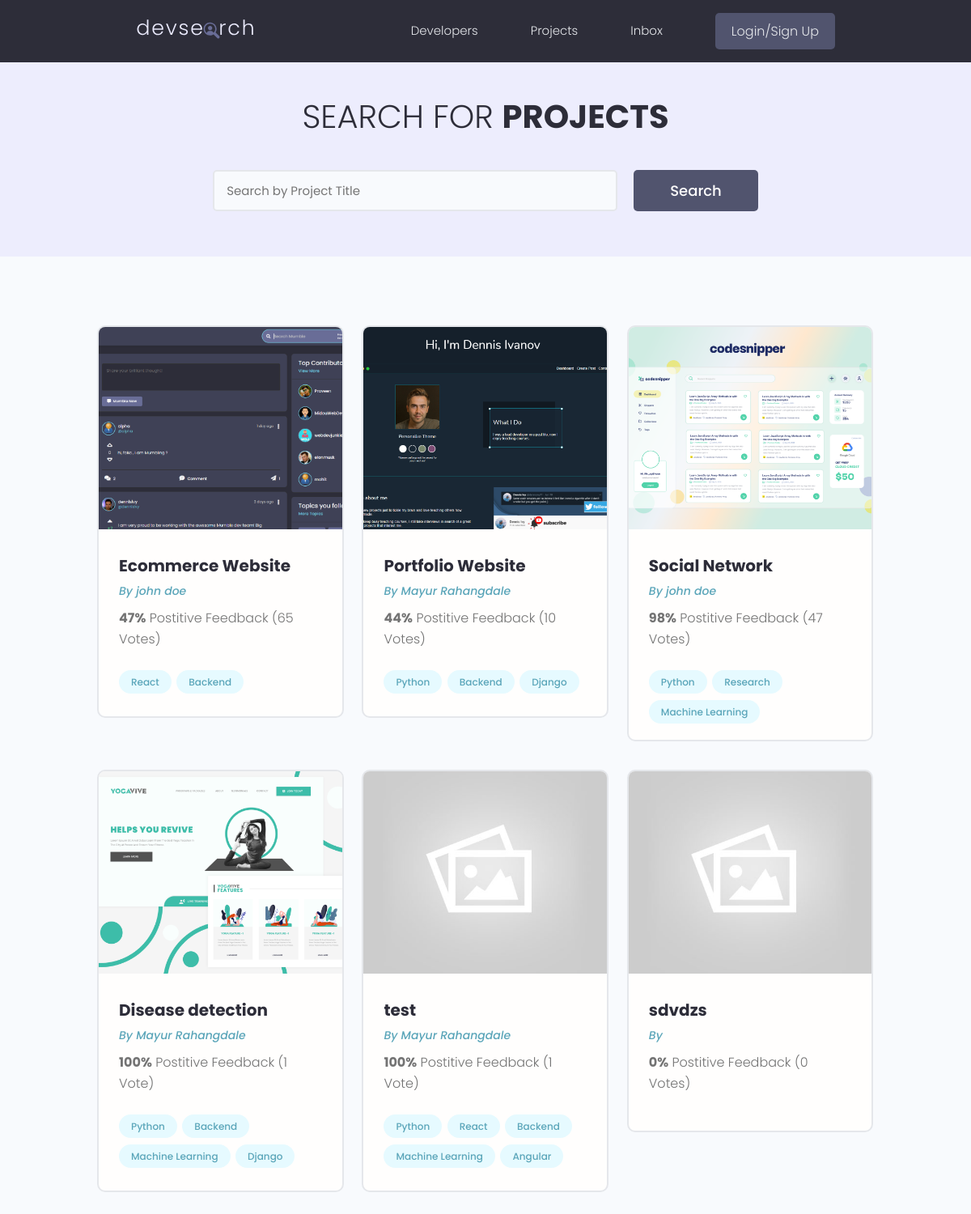
The page /projects/ on the database as committed earlier.
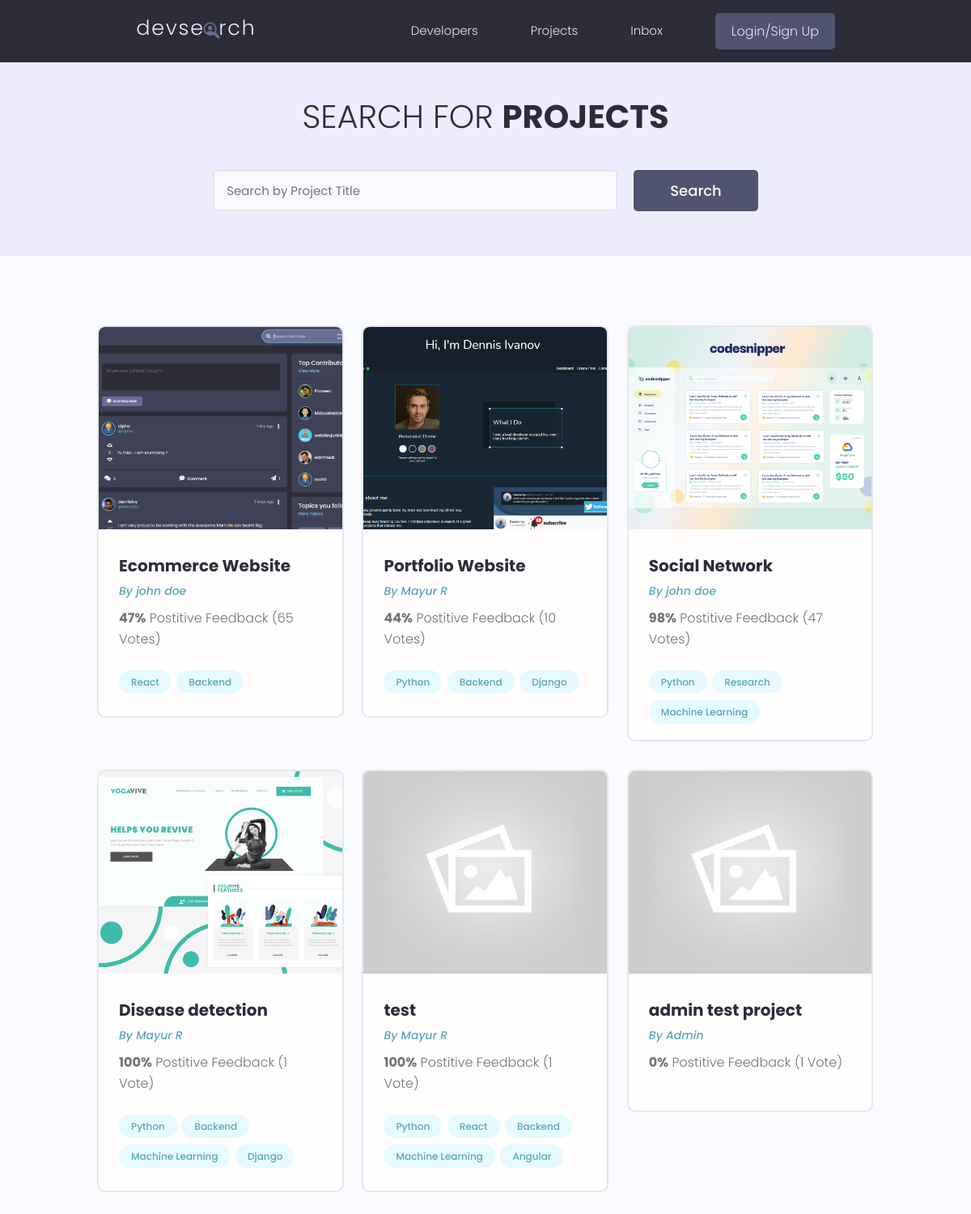
The same page on the database as committed later.
### projects/models.py (models this page shows, shortened)
class Project(models.Model):
    owner=models.ForeignKey(Profile,null=True, blank=True,on_delete=models.SET_NULL)
    title=models.CharField(max_length=200)
    description=models.TextField(null=True,blank=True)
    featured_image=models.ImageField(null=True,blank=True,default='default.jpeg')
    demo_link=models.CharField(max_length=2000,null=True,blank=True)
    source_link=models.CharField(max_length=2000,null=True,blank=True)
    tags=models.ManyToManyField('Tag',blank=True)
    vote_total=models.IntegerField(default=0, null=True,blank=True)
    vote_ratio=models.IntegerField(default=0, null=True,blank=True)
    created=models.DateTimeField(auto_now_add=True)
    id=models.UUIDField(default=uuid.uuid4,unique=True,primary_key=True,editable=False)

class Tag(models.Model):
    name=models.CharField(max_length=200)
    created=models.DateTimeField(auto_now_add=True)
    id=models.UUIDField(default=uuid.uuid4,unique=True,primary_key=True,editable=False)
    def __str__(self):
        return self.name

### users/models.py (models this page shows, shortened)
class Profile(models.Model):
    user=models.OneToOneField(User, on_delete=models.CASCADE, null=True,blank=True)
    name=models.CharField(max_length=200,null=True,blank=True)
    email=models.EmailField(max_length=500,null=True,blank=True)
    username=models.CharField(max_length=200,null=True,blank=True)
    location=models.CharField(max_length=200,null=True,blank=True)
    short_intro=models.CharField(max_length=200,null=True,blank=True)
    bio=models.TextField(null=True,blank=True)
    profile_image=models.ImageField(null=True,blank=True,default="profiles/user-default.png", upload_to='profiles/')
    social_github=models.CharField(max_length=200,null=True,blank=True)
    social_twitter=models.CharField(max_length=200,null=True,blank=True)
    social_linkedin=models.CharField(max_length=200,null=True,blank=True)
    social_youtube=models.CharField(max_length=200,null=True,blank=True)
    social_website=models.CharField(max_length=200,null=True,blank=True)
    created=models.DateTimeField(auto_now_add=True)
    id=models.UUIDField(default=uuid.uuid4,unique=True,primary_key=True,editable=False)

### projects/views.py (the view)
# urls.py: path('projects/',include('projects.urls')),
def projects(request):
    projects=Project.objects.all()
    context={'projects':projects}
    return render(request,'projects/projects.html',context)

### projects/templates/projects/projects.html (shortened to what this page needs)
{%extends 'main.html'%}
{% block content%}
<main class="projects">
    <section class="hero-section text-center">
      <div class="container container--narrow">
        <div class="hero-section__box">
          <h2>Search for <span>Projects</span></h2>
        </div>
        <div class="hero-section__search">
          <form class="form" action="#" method="get">
            <div class="form__field">
              <input class="input input--text" id="formInput#search" type="text" name="text"
                placeholder="Search by Project Title" />
            </div>
            <input class="btn btn--sub btn--lg" type="submit" value="Search" />
          </form>
        </div>
      </div>
    </section>
    <section class="projectsList">
      <div class="container">
        <div class="grid grid--three">
          {%for project in projects%}
          <div class="column">
            <div class="card project">
              <a href="{% url 'project' project.id %}" class="project">
                <img class="project__thumbnail" src="{{project.featured_image.url}}" alt="project thumbnail" />
                <div class="card__body">
                  <h3 class="project__title">{{project.title}}</h3>
                  <p><a class="project__author" href="{% url 'user-profile' project.owner.id %}">By {{project.owner.name}}</a></p>
                  <p class="project--rating">
                    <span style="font-weight: bold;">{{project.vote_ratio}}%</span> Postitive
                    Feedback ({{project.vote_total}} Vote{{project.vote_total|pluralize:"s"}})
                  </p>
                  <div class="project__tags">
                  {% for tag in project.tags.all %}
                    <span class="tag tag--pill tag--main">
                      <small>{{tag}}</small>
                    </span>
                    {% endfor %}
                  </div>
                </div>
              </a>
            </div>
          </div>
          {% endfor %}
        </div>
      </div>
    </section>
  </main>
{%endblock content%}

### templates/main.html (shortened to what this page needs)
<!DOCTYPE html>
{% load static%}
<html>
<head>
    <link rel="stylesheet" href="{% static 'uikit/styles/uikit.css' %}" />
    <link rel="stylesheet" href="{% static 'styles/app.css' %}" />
    <link rel='stylesheet' type='text/css' media='screen' href='{% static "styles/main.css"%}'>
</head>
<body>
    {%include 'navbar.html'%}
    {% block content%}{%endblock content%}
</body>
</html>

### templates/navbar.html (shortened to what this page needs)
{% load static %}
<header class="header">
    <div class="container container--narrow">
      <a href="{% url 'profiles' %}" class="header__logo">
        <img src="{% static 'images/logo.svg' %}" alt="DevSearch Logo" />
      </a>
      <nav class="header__nav">
        <ul class="header__menu">
          <li class="header__menuItem"><a href="{% url 'profiles' %}">Developers</a></li>
          <li class="header__menuItem"><a href="{% url 'projects' %}">Projects</a></li>
          <li class="header__menuItem"><a href="">Inbox</a></li>
          {% if request.user.is_authenticated %}
          <li class="header__menuItem"><a href="{% url 'account' %}">Account</a></li>
          <li class="header__menuItem"><a href="{% url 'logout' %}" class="btn btn--sub">Logout</a></li>
          {% else %}
          <li class="header__menuItem"><a href="{% url 'login' %}" class="btn btn--sub">Login/Sign Up</a></li>
          {% endif %}
        </ul>
      </nav>
    </div>
  </header>

### static/styles/app.css (style rules this page uses)
:root { --color-sub: #2d2d39; }
.btn--sub { background-color: var(--color-sub-light); }
.card { border: 2px solid var(--color-light); }
img { width: 100%; }
.header { position: sticky; z-index: 111; background-color: var(--color-sub); padding: 1.5rem 0; }
.header > .container { display: flex; justify-content: space-between; align-items: center; }
.header__logo > img { height: 3.8rem; }
.header__nav > ul { display: inline-flex; align-items: center; list-style: none; gap: 6.5rem; }
.header__menuItem > a { color: var(--color-light); font-weight: 300; }
.hero-section { height: 40vh; display: flex; align-items: center; background-color: var(--color-sub); }
.hero-section__box { margin-bottom: 4rem; }
.hero-section__box > h2, .hero-section__box > h2 > span { font-size: 4rem; color: var(--color-light); line-height: 1.3; text-transform: uppercase; }
.hero-section__box > h2 { font-weight: 300; }
.hero-section__box > h2 > span { font-weight: 700; }
.hero-section__search > .form { display: flex; align-items: center; justify-content: center; gap: 2rem; }
.hero-section__search > .form input.input--text { width: 50rem; }
.project__author { font-size: 1.4rem; font-style: italic; }
.project--rating { margin-bottom: 1.6em; margin-top: .5em; }
.projects > .hero-section { background: var(--color-sub-lighter); height: 30vh; }
.projects .hero-section__box { margin-bottom: 2.5rem; }
.projects .hero-section__box > h2 { color: var(--color-sub); }
.projects .hero-section__box > h2 > span { font-weight: 700; color: var(--color-sub); }
.projectsList { margin-top: 8rem; }
.project__thumbnail { height: 25rem; object-fit: cover; object-position: top center; }
.project__title { font-size: 2rem; font-weight: 700; color: var(--color-sub); }

### static/uikit/styles/modules/_variables.css (style rules this page uses)
:root { --color-main: #5aa5b9; --color-main-light: #e6faff; --color-sub: #3f4156; --color-sub-light: #51546e; --color-sub-lighter: #ededfd; --color-text: #737373; --color-gray: #8b8b8b; --color-light: #e5e7eb; --color-light-gray: #767676; --color-bg: #f8fafd; --color-white: #fffefd; --color-white-light: #f3f3f3; --color-success: #359e64; --color-success-bg: #def8e8; --color-error: #fc4b0b; --color-error-bg: #fff2ee; --font-base: 'Poppins', arial, helvetica, 'Segoe UI', roboto, ubuntu, sans-serif; --font-monospace: 'Fira Code', 'Courier New', courier, monospace; --font-regular: 300; --font-medium: 500; --font-bold: 700; --generic-shadow: 1px 1px 5px #00000010; --generic-transition: all 0.3s ease-in-out; }

### static/uikit/styles/modules/_base.css (style rules this page uses)
* { margin: 0; padding: 0; box-sizing: border-box; text-rendering: optimizeLegibility; color: inherit; font-size: inherit; }
html { font-size: 50%; }
@media only screen and (min-width: 480px) { html { font-size: 56.25%; } }
@media only screen and (min-width: 1200px) { html { font-size: 62.5%; } }
body { line-height: 1.6; font-weight: 400; font-size: 1.5rem; color: var(--color-text); background-color: var(--color-bg); min-height: 100vh; }

### static/uikit/styles/modules/_typography.css (style rules this page uses)
* { font-family: var(--font-base); }
h2 { font-size: 3.6rem; font-weight: var(--font-bold); }
h3 { font-size: 3.2rem; font-weight: var(--font-medium); }
p, span, strong { font-size: 1.6rem; color: var(--color-text); font-weight: var(--font-regular); }
a { padding-bottom: 2px; text-decoration: none; display: inline-block; color: var(--color-main); font-weight: var(--font-medium); }

### static/uikit/styles/modules/_utilities.css (style rules this page uses)
.container { width: 92%; max-width: 165rem; margin: 0 auto; box-sizing: border-box; }
.container--narrow { width: 92%; max-width: 120rem; }
@media screen and (min-width: 1000px) { .container { width: 90%; } }
@media screen and (min-width: 1000px) { .container--narrow { width: 85%; } }
@media screen and (min-width: 1200px) { .container { width: 80%; } }
@media screen and (min-width: 1200px) { .container--narrow { width: 72%; } }
.text-center { text-align: center; }

### static/uikit/styles/modules/_button.css (style rules this page uses)
.btn { display: inline-block; position: relative; cursor: pointer; background-color: var(--color-light); font-weight: var(--font-medium); color: var(--color-sub); text-decoration: none; padding: 1rem 2rem; border-radius: 0.5rem; border: none; width: -webkit-fit-content; width: -moz-fit-content; width: fit-content; height: -webkit-fit-content; height: -moz-fit-content; height: fit-content; font-size: 1.6rem; outline-width: 0; outline-color: transparent; -webkit-backface-visibility: hidden; backface-visibility: hidden; transition: all 0.3s ease-in-out; }
.btn--sub { background-color: var(--color-sub); color: var(--color-white); }
.btn--lg { font-size: 1.8rem; padding: 1.2rem 4.5rem; }

Rows that differ between the two databases and show on the page:
removed Project: featured_image (placeholder picture), title "sdvdzs", vote_ratio "0", vote_total "0"
changed through a linked row, Project "Portfolio Website": owner.name "Mayur Rahangdale" → "Mayur R"
changed through a linked row, Project "Disease detection": owner.name "Mayur Rahangdale" → "Mayur R"
changed through a linked row, Project "test": owner.name "Mayur Rahangdale" → "Mayur R"
added Project: featured_image (placeholder picture), title "admin test project", owner.name "Admin", vote_ratio "0", vote_total "1"
